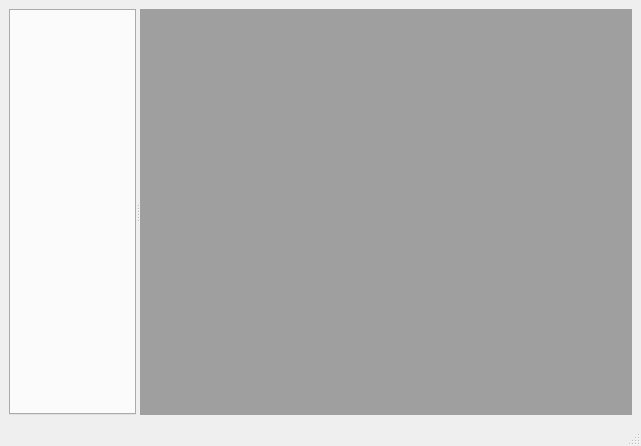
<?xml version="1.0" encoding="UTF-8"?>
<ui version="4.0">
 <class>MainWindow</class>
 <widget class="QMainWindow" name="MainWindow">
  <property name="geometry">
   <rect>
    <x>0</x>
    <y>0</y>
    <width>641</width>
    <height>446</height>
   </rect>
  </property>
  <property name="windowTitle">
   <string>MainWindow</string>
  </property>
  <widget class="QWidget" name="centralwidget">
   <layout class="QHBoxLayout" name="horizontalLayout">
    <item>
     <widget class="QSplitter" name="splitter">
      <property name="orientation">
       <enum>Qt::Horizontal</enum>
      </property>
      <widget class="QTabWidget" name="tabWidget"/>
      <widget class="QMdiArea" name="mdiArea"/>
     </widget>
    </item>
   </layout>
  </widget>
  <widget class="QMenuBar" name="menubar">
   <property name="geometry">
    <rect>
     <x>0</x>
     <y>0</y>
     <width>641</width>
     <height>17</height>
    </rect>
   </property>
  </widget>
  <widget class="QStatusBar" name="statusbar"/>
 </widget>
 <resources/>
 <connections/>
</ui>
